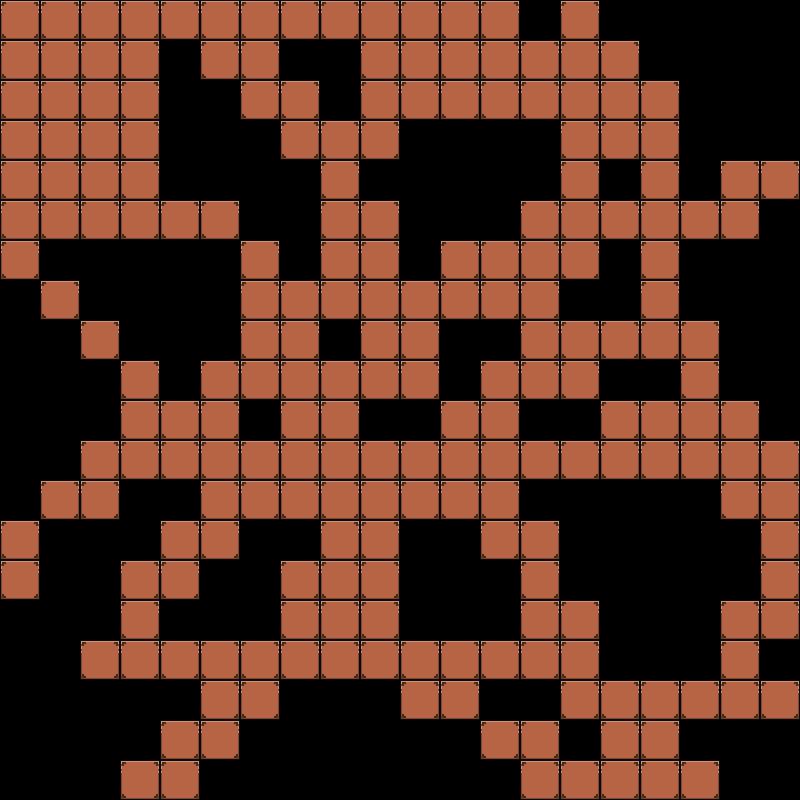

A 2D game scene composited from a Tiled map and its tileset images. What follows is a short description and the map's XML, with every tile layer's data as written:
An orthogonal 20x20 tile map with 40x40 px tiles, 1 tile layer (popupInventory).

<map version="1.0" tiledversion="2018.03.04" orientation="orthogonal" renderorder="right-down" width="20" height="20" tilewidth="40" tileheight="40" infinite="0" nextobjectid="1">
 <tileset firstgid="1" name="inventoryCase" tilewidth="40" tileheight="40" tilecount="1" columns="1">
  <image source="../assets/tilemaps/inventoryCase.png" width="40" height="40" />
 </tileset>
 <layer name="popupInventory" width="20" height="20">
  <data encoding="csv">
1,1,1,1,1,1,1,1,1,1,1,1,1,0,1,0,0,0,0,0,
1,1,1,1,0,1,1,0,0,1,1,1,1,1,1,1,0,0,0,0,
1,1,1,1,0,0,1,1,0,1,1,1,1,1,1,1,1,0,0,0,
1,1,1,1,0,0,0,1,1,1,0,0,0,0,1,1,1,0,0,0,
1,1,1,1,0,0,0,0,1,0,0,0,0,0,1,0,1,0,1,1,
1,1,1,1,1,1,0,0,1,1,0,0,0,1,1,1,1,1,1,0,
1,0,0,0,0,0,1,0,1,1,0,1,1,1,1,0,1,0,0,0,
0,1,0,0,0,0,1,1,1,1,1,1,1,1,0,0,1,0,0,0,
0,0,1,0,0,0,1,1,0,1,1,0,0,1,1,1,1,1,0,0,
0,0,0,1,0,1,1,1,1,1,1,0,1,1,1,0,0,1,0,0,
0,0,0,1,1,1,0,1,1,0,0,1,1,0,0,1,1,1,1,0,
0,0,1,1,1,1,1,1,1,1,1,1,1,1,1,1,1,1,1,1,
0,1,1,0,0,1,1,1,1,1,1,1,1,0,0,0,0,0,1,1,
1,0,0,0,1,1,0,0,1,1,0,0,1,1,0,0,0,0,0,1,
1,0,0,1,1,0,0,1,1,1,0,0,0,1,0,0,0,0,0,1,
0,0,0,1,0,0,0,1,1,1,0,0,0,1,1,0,0,0,1,1,
0,0,1,1,1,1,1,1,1,1,1,1,1,1,1,0,0,0,1,0,
0,0,0,0,0,1,1,0,0,0,1,1,0,0,1,1,1,1,1,1,
0,0,0,0,1,1,0,0,0,0,0,0,1,1,0,1,1,0,0,0,
0,0,0,1,1,0,0,0,0,0,0,0,0,1,1,1,1,1,0,0
</data>
 </layer>
</map>